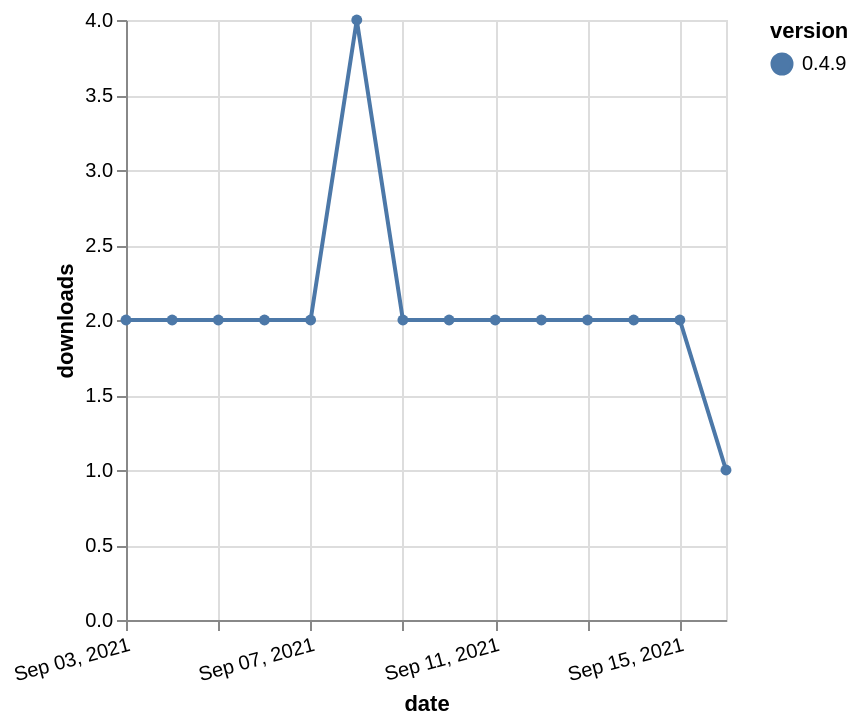

Here is the Vega-Lite specification saved for this chart:
### Vega-Lite specification from a JSON file in a GitHub repository (floating-point values rounded to 4 significant figures)
{"$schema": "https://vega.github.io/schema/vega-lite/v5.json", "description": "A simple bar chart with embedded data.", "data": {"values": [{"date": "2021-09-03", "total": 3298, "delta": 2, "version": "0.4.9"}, {"date": "2021-09-04", "total": 3300, "delta": 2, "version": "0.4.9"}, {"date": "2021-09-05", "total": 3302, "delta": 2, "version": "0.4.9"}, {"date": "2021-09-06", "total": 3304, "delta": 2, "version": "0.4.9"}, {"date": "2021-09-07", "total": 3306, "delta": 2, "version": "0.4.9"}, {"date": "2021-09-08", "total": 3310, "delta": 4, "version": "0.4.9"}, {"date": "2021-09-09", "total": 3312, "delta": 2, "version": "0.4.9"}, {"date": "2021-09-10", "total": 3314, "delta": 2, "version": "0.4.9"}, {"date": "2021-09-11", "total": 3316, "delta": 2, "version": "0.4.9"}, {"date": "2021-09-12", "total": 3318, "delta": 2, "version": "0.4.9"}, {"date": "2021-09-13", "total": 3320, "delta": 2, "version": "0.4.9"}, {"date": "2021-09-14", "total": 3322, "delta": 2, "version": "0.4.9"}, {"date": "2021-09-15", "total": 3324, "delta": 2, "version": "0.4.9"}, {"date": "2021-09-16", "total": 3325, "delta": 1, "version": "0.4.9"}]}, "width": "container", "mark": {"type": "line", "point": {"filled": true}}, "encoding": {"x": {"field": "date", "type": "temporal", "timeUnit": "yearmonthdate", "title": "date", "axis": {"labelAngle": -15}}, "y": {"field": "delta", "type": "quantitative", "title": "downloads"}, "color": {"field": "version", "type": "nominal"}, "tooltip": {"field": "delta"}}}
